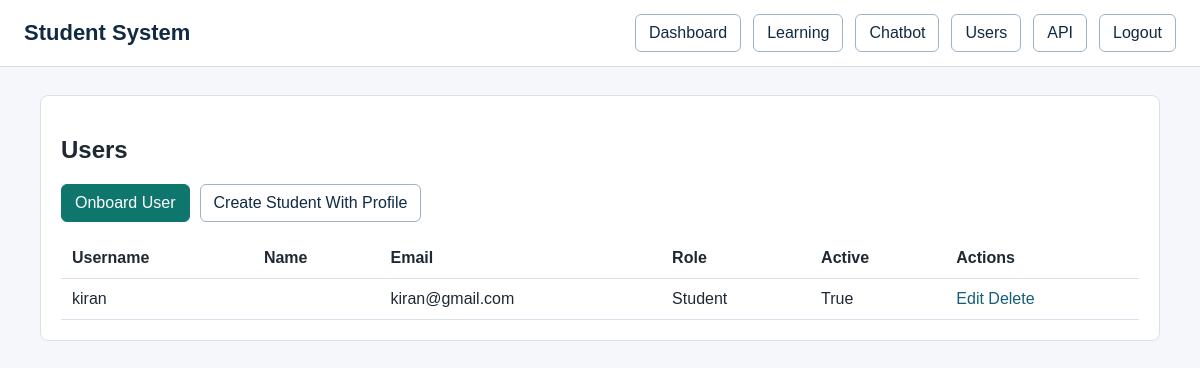
/accounts/users/ (signed in), run on an earlier commit of the app's database.
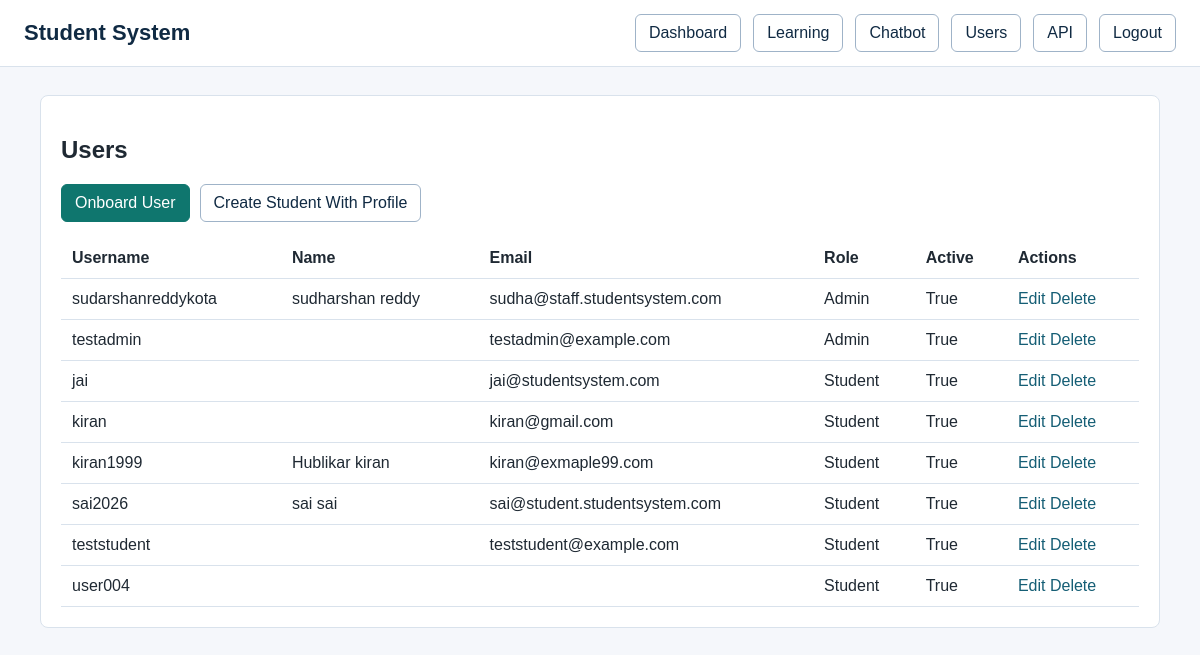
And on a later commit of the database.
### accounts/models.py (models this page shows, shortened)
class User(AbstractUser):
    class Roles(models.TextChoices):
        SUPER_ADMIN = 'SUPER_ADMIN', 'Super Admin'
        STUDENT = 'STUDENT', 'Student'
        FACULTY = 'FACULTY', 'Faculty'
        ADMIN = 'ADMIN', 'Admin'
        PARENT = 'PARENT', 'Parent'
    email = models.EmailField(unique=True)
    role = models.CharField(
        max_length=30, choices=Roles.choices, default=Roles.STUDENT)
    phone_number = models.CharField(max_length=15, blank=True, null=True)
    profile_picture = models.ImageField(
        upload_to='profiles/', blank=True, null=True)
    is_verified = models.BooleanField(default=False)
    created_at = models.DateTimeField(auto_now_add=True)
    updated_at = models.DateTimeField(auto_now=True)
    def is_admin_role(self):
        return self.role in [self.Roles.ADMIN, self.Roles.SUPER_ADMIN] or self.is_superuser

### accounts/views.py (the view)
    @login_required
    def wrapper(request, *args, **kwargs):
        if not request.user.is_admin_role():
            messages.error(request, 'Admin access is required.')
            return redirect('accounts:student_dashboard')
        return view_func(request, *args, **kwargs)

### accounts/views.py (called while the page is built)
def admin_required(view_func):
    @login_required
    def wrapper(request, *args, **kwargs):
        if not request.user.is_admin_role():
            messages.error(request, 'Admin access is required.')
            return redirect('accounts:student_dashboard')
        return view_func(request, *args, **kwargs)
    return wrapper

@admin_required
def user_list(request):
    users = User.objects.all().order_by('role', 'username')
    return render(request, 'accounts/user_list.html', {'users': users})

### templates/accounts/user_list.html (shortened to what this page needs)
{% extends 'includes/base.html' %}
{% block content %}
<section class="panel">
    <h1>Users</h1>
    <div class="actions">
        <a class="button primary" href="{% url 'accounts:user_create' %}">Onboard User</a>
        <a class="button" href="{% url 'accounts:student_create' %}">Create Student With Profile</a>
    </div>
    <div class="table-wrap">
        <table>
            <tr><th>Username</th><th>Name</th><th>Email</th><th>Role</th><th>Active</th><th>Actions</th></tr>
            {% for item in users %}
                <tr>
                    <td>{{ item.username }}</td>
                    <td>{{ item.get_full_name }}</td>
                    <td>{{ item.email }}</td>
                    <td>{{ item.get_role_display }}</td>
                    <td>{{ item.is_active }}</td>
                    <td>
                        <a href="{% url 'accounts:user_update' item.pk %}">Edit</a>
                        <a href="{% url 'accounts:user_delete' item.pk %}">Delete</a>
                    </td>
                </tr>
            {% empty %}
                <tr><td colspan="6">No users found.</td></tr>
            {% endfor %}
        </table>
    </div>
</section>
{% endblock %}

### templates/includes/base.html (shortened to what this page needs)
{% load static %}
<!DOCTYPE html>
<html lang="en">
<head>
    <link rel="stylesheet" href="{% static 'css/style.css' %}">
</head>
<body>
    <header class="topbar">
        <a class="brand" href="{% url 'home' %}">Student System</a>
        <nav class="nav" data-menu>
            {% if user.is_authenticated %}
                <a href="{% url 'accounts:dashboard' %}">Dashboard</a>
                <a href="{% url 'learning:subject_list' %}">Learning</a>
                <a href="{% url 'chatbot:chat' %}">Chatbot</a>
                {% if user.is_admin_role %}
                    <a href="{% url 'accounts:user_list' %}">Users</a>
                    <a href="/api/">API</a>
                {% endif %}
                <a href="{% url 'accounts:logout' %}">Logout</a>
            {% else %}
                <a href="{% url 'accounts:login' %}">Login</a>
            {% endif %}
        </nav>
    </header>
    <main class="page">
        {% block content %}{% endblock %}
    </main>
</body>
</html>

### static/css/style.css (style rules this page uses)
* { box-sizing: border-box; }
body { margin: 0; font-family: Arial, sans-serif; color: #1f2933; background: #f5f7fb; }
a { color: #155e75; text-decoration: none; }
.topbar { display: flex; align-items: center; justify-content: space-between; gap: 16px; padding: 14px 24px; background: #ffffff; border-bottom: 1px solid #d9e2ec; }
.brand { font-size: 22px; font-weight: 700; color: #102a43; }
.nav { display: flex; align-items: center; gap: 12px; flex-wrap: wrap; }
.nav a, .button, button, input[type="submit"] { display: inline-block; padding: 9px 13px; border: 1px solid #9fb3c8; border-radius: 6px; background: #ffffff; color: #102a43; font: inherit; cursor: pointer; }
.button.primary, button.primary, input[type="submit"] { background: #0f766e; border-color: #0f766e; color: #ffffff; }
.page { width: min(1120px, calc(100% - 32px)); margin: 28px auto; }
.panel, .card { background: #ffffff; border: 1px solid #d9e2ec; border-radius: 8px; padding: 20px; }
.actions { display: flex; align-items: center; gap: 10px; flex-wrap: wrap; margin: 16px 0; }
.table-wrap { overflow-x: auto; }
table { width: 100%; border-collapse: collapse; background: #ffffff; }
th, td { padding: 11px; border-bottom: 1px solid #d9e2ec; text-align: left; vertical-align: top; }

What changed in the data, as far as the page shows it:
added User: username "sudarshanreddykota", get_full_name "sudharshan reddy", email "sudha@staff.studentsystem.com", role "Admin", is_active "True"
added User: username "testadmin", email "testadmin@example.com", role "Admin", is_active "True"
added User: username "jai", email "jai@studentsystem.com", role "Student", is_active "True"
added User: username "kiran1999", get_full_name "Hublikar kiran", email "kiran@exmaple99.com", role "Student", is_active "True"
added User: username "sai2026", get_full_name "sai sai", email "sai@student.studentsystem.com", role "Student", is_active "True"
added User: username "teststudent", email "teststudent@example.com", role "Student", is_active "True"
added User: username "user004", role "Student", is_active "True"
